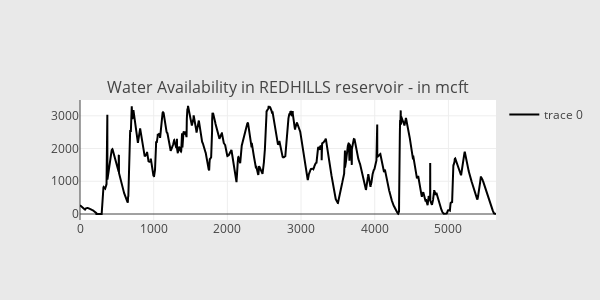

Notebook code for this chart:
### Code cell
scatter_REDHILLS = go.Scatter(
        x=df.Date.index[::-1],
        y=df.REDHILLS.values[::-1],
        showlegend=True,
        marker=dict(
            color="black",
        ),
    )
subtitles = ["Water Availability in REDHILLS reservoir - in mcft"]

fig = tools.make_subplots(rows=1, cols=1, vertical_spacing=0.08,
                          subplot_titles=subtitles)
fig.append_trace(scatter_REDHILLS, 1, 1)
fig['layout'].update(height=300, width=600, paper_bgcolor='rgb(233,233,233)')
py.iplot(fig, filename='res-plots')

### Figure 1 — Plotly figure (JSON) as saved in the notebook; plotly's stock layout.template omitted (floating-point values rounded to 4 significant figures; data arrays with more than 128 entries replaced by an {"elided": "..."} marker saying what was removed)
{"data": [{"marker": {"color": "black"}, "showlegend": true, "type": "scatter", "uid": "5c25a262-c97a-4ea0-acf4-0ecdb89a5d18", "x": {"elided": "5647 int values"}, "xaxis": "x", "y": {"elided": "5647 float values"}, "yaxis": "y"}], "layout": {"annotations": [{"font": {"size": 16}, "showarrow": false, "text": "Water Availability in REDHILLS reservoir - in mcft", "x": 0.5, "xanchor": "center", "xref": "paper", "y": 1, "yanchor": "bottom", "yref": "paper"}], "height": 300, "paper_bgcolor": "rgb(233,233,233)", "width": 600, "xaxis": {"anchor": "y", "domain": [0, 1]}, "yaxis": {"anchor": "x", "domain": [0, 1]}}}
